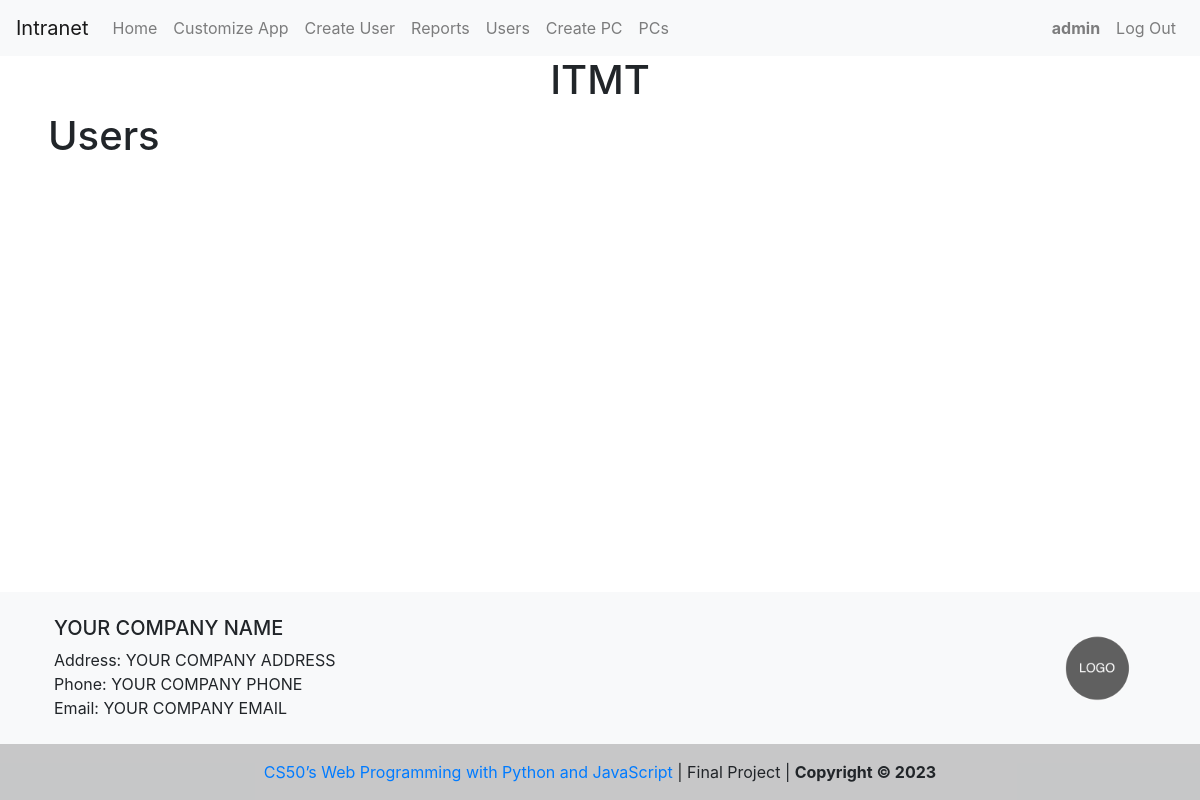
/pcs (signed in), run on an earlier commit of the app's database.
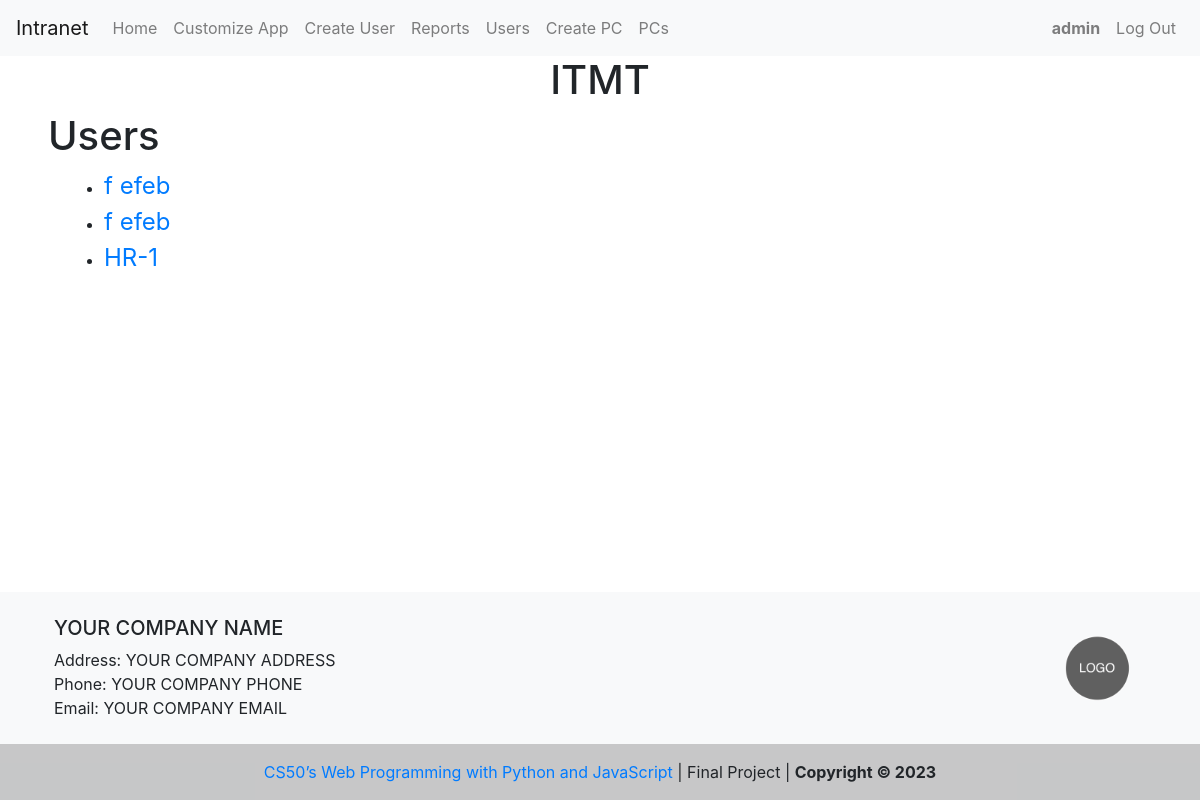
And on a later commit of the database.
### capstone/models.py (models this page shows)
class Computer(models.Model):
    created_at = models.DateTimeField(auto_now_add=True)
    responsible = models.CharField(max_length=255, default="")
    department = models.CharField(max_length=255)
    seal_number = models.CharField(max_length=255, unique=True)
    computer_name = models.CharField(max_length=255)
    inventory_number_pc = models.CharField(max_length=255)
    motherboard_brand = models.CharField(max_length=255)
    motherboard_model = models.CharField(max_length=255)
    motherboard_serial_number = models.CharField(max_length=255, unique=True)
    hard_disk_brand = models.CharField(max_length=255)
    hard_disk_model = models.CharField(max_length=255)
    hard_disk_serial_number = models.CharField(max_length=255, unique=True)
    ram_memory_brand = models.CharField(max_length=255)
    ram_memory_model = models.CharField(max_length=255)
    ram_memory_serial_number = models.CharField(max_length=255, unique=True)
    microprocessor_brand = models.CharField(max_length=255)
    microprocessor_model = models.CharField(max_length=255)
    microprocessor_serial_number = models.CharField(max_length=255, unique=True)
    psu_internal_brand = models.CharField(max_length=255)
    psu_internal_model = models.CharField(max_length=255)
    psu_internal_serial_number = models.CharField(max_length=255, unique=True)
    cd_dvd_reader_brand = models.CharField(max_length=255)
    cd_dvd_reader_model = models.CharField(max_length=255)
    cd_dvd_reader_serial_number = models.CharField(max_length=255, unique=True)
    monitor_brand = models.CharField(max_length=255)
    monitor_model = models.CharField(max_length=255)
    monitor_serial_number = models.CharField(max_length=255, unique=True)
    monitor_inventory_number = models.CharField(max_length=255)
    keyboard_brand = models.CharField(max_length=255)
    keyboard_model = models.CharField(max_length=255)
    keyboard_serial_number = models.CharField(max_length=255, unique=True)
    keyboard_inventory_number = models.CharField(max_length=255)
    mouse_brand = models.CharField(max_length=255)
    mouse_model = models.CharField(max_length=255)
    mouse_serial_number = models.CharField(max_length=255, unique=True)
    mouse_inventory_number = models.CharField(max_length=255)
    speakers_brand = models.CharField(max_length=255)
    speakers_model = models.CharField(max_length=255)
    speakers_serial_number = models.CharField(max_length=255, unique=True)
    speakers_inventory_number = models.CharField(max_length=255)
    printer_brand = models.CharField(max_length=255)
    printer_model = models.CharField(max_length=255)
    printer_serial_number = models.CharField(max_length=255, unique=True)
    printer_inventory_number = models.CharField(max_length=255)
    psu_external_brand = models.CharField(max_length=255)
    psu_external_model = models.CharField(max_length=255)
    psu_external_serial_number = models.CharField(max_length=255, unique=True)
    psu_external_inventory_number = models.CharField(max_length=255)

### capstone/views.py (the view)
# urls.py: path("pcs", views.pcs, name="pcs"),
@login_required
def pcs(request):
    pcs = Computer.objects.all().order_by("-department", "computer_name")
    return render(request, "capstone/pcs.html", {"pcs": pcs})

### capstone/context_processors.py (called while the page is built)
def footer_processor(request):
    footer = Footer.objects.first()
    return {
        "company_name": footer.company_name,
        "company_address": footer.company_address,
        "company_phone": footer.company_phone,
        "company_email": footer.company_email,
        "company_avatar": footer.company_avatar,
    }

### capstone/templates/capstone/pcs.html
{% extends "capstone/layout.html" %}
{% block body %}
{% if user.is_authenticated %}
{% if user.username == 'admin' %}
<div class="ml-5 mr-5">
    <h1>Users</h1>
    <ul class="ml-3">
      {% for pc in pcs %}
      <li>
        <a class=' text-decoration-none fs-24' href="{% url 'pc_profile' pc.computer_name %}">{{ pc.computer_name }}</a>
      </li>
      {% endfor %}
    </ul>
  </div>
{% endif %}
{% endif %}
{% endblock %}

What changed in the data, as far as the page shows it:
added Computer: computer_name "f efeb"
added Computer: computer_name "f efeb"
added Computer: computer_name "HR-1"
